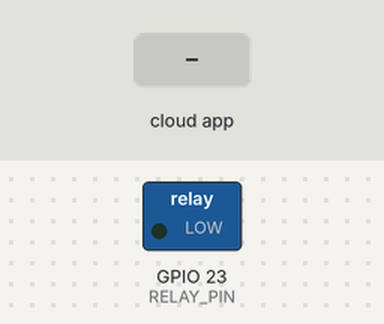
Simulated run of this sketch. Board: ESP32. Parts: switched loads named in the sketch (green lamp = pin HIGH). The test bench sets the inputs (shaded band). WiFi joins after 1.5 s; servers stay silent unless stated; no MQTT or app messages arrive unless stated; what the sketch prints to the serial monitor is not drawn.

Above: at 2.7 s.
2.8 s: the phone or cloud app sets relay to ON
At 4.1 s:
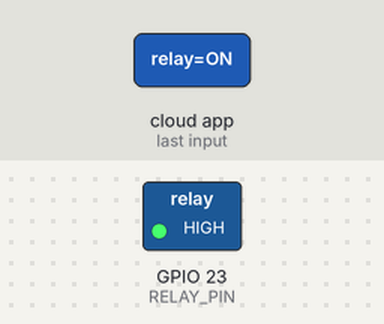
5.8 s: the phone or cloud app sets relay to OFF
At 6.2 s:
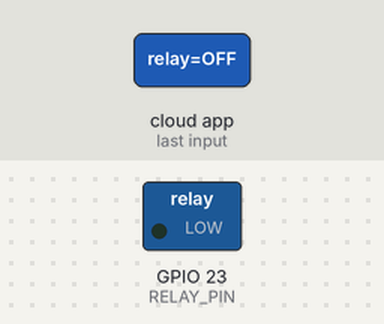
Timing chart, 0 to 8.8 s (numbered marks = the images above; inputs shaded):
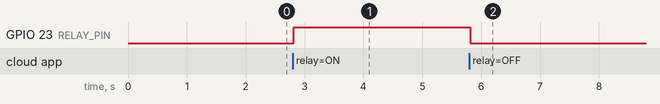

The sketch:

task2_adafruit_mqtt.ino
```cpp
// Task 2 — Adafruit IO Dashboard & MQTT
// The ESP32 subscribes to the Adafruit IO feed "relay" over MQTT. When the
// "Bulb control" dashboard toggle publishes ON / OFF to that feed, the broker
// forwards it here and the relay switches the bulb.
//
// Library: "Adafruit MQTT Library" (Library Manager)

#include <WiFi.h>
#include "Adafruit_MQTT.h"
#include "Adafruit_MQTT_Client.h"

// ================================================
// Wi-Fi
// ================================================
#define WIFI_SSID "YOUR_WIFI_SSID"
#define WIFI_PASS "YOUR_WIFI_PASSWORD"

// ================================================
// Adafruit IO
// ================================================
#define AIO_SERVER     "io.adafruit.com"
#define AIO_SERVERPORT 1883
#define AIO_USERNAME   "YOUR_AIO_USERNAME"
#define AIO_KEY        "YOUR_AIO_KEY"

// ================================================
// RELAY
// ================================================
#define RELAY_PIN 23

// Relay logic
#define RELAY_ON  HIGH
#define RELAY_OFF LOW

WiFiClient client;
Adafruit_MQTT_Client mqtt(&client, AIO_SERVER, AIO_SERVERPORT, AIO_USERNAME, AIO_KEY);

// Feed topics follow the Adafruit IO format: <username>/feeds/<feed-key>
Adafruit_MQTT_Subscribe relayFeed = Adafruit_MQTT_Subscribe(&mqtt, AIO_USERNAME "/feeds/relay");

// Connects (or reconnects) to the Adafruit IO broker
void connectMQTT() {
  if (mqtt.connected()) return;

  Serial.print("Connecting to Adafruit IO... ");
  int8_t ret;
  uint8_t retries = 5;
  while ((ret = mqtt.connect()) != 0) {
    Serial.println(mqtt.connectErrorString(ret));
    Serial.println("Retrying in 5 seconds...");
    mqtt.disconnect();
    delay(5000);
    if (--retries == 0) ESP.restart();
  }
  Serial.println("Connected!");
}

void setBulb(bool on) {
  digitalWrite(RELAY_PIN, on ? RELAY_ON : RELAY_OFF);
  Serial.println(on ? "Bulb -> ON" : "Bulb -> OFF");
}

void setup() {
  Serial.begin(115200);
  pinMode(RELAY_PIN, OUTPUT);
  digitalWrite(RELAY_PIN, RELAY_OFF);

  WiFi.begin(WIFI_SSID, WIFI_PASS);
  Serial.print("Connecting to Wi-Fi");
  while (WiFi.status() != WL_CONNECTED) {
    delay(500);
    Serial.print(".");
  }
  Serial.println("\nWi-Fi connected: " + WiFi.localIP().toString());

  mqtt.subscribe(&relayFeed);
}

void loop() {
  connectMQTT();

  // Wait up to 2 s for a message on any subscribed feed
  Adafruit_MQTT_Subscribe* sub;
  while ((sub = mqtt.readSubscription(2000))) {
    if (sub == &relayFeed) {
      String value = (char*)relayFeed.lastread;
      value.trim();
      Serial.println("Received from feed 'relay': " + value);

      if (value == "ON" || value == "1")       setBulb(true);
      else if (value == "OFF" || value == "0") setBulb(false);
    }
  }

  // Keep the connection alive — Adafruit IO drops idle clients
  if (!mqtt.ping()) mqtt.disconnect();
}
```

Measured:
- after the input at 2.8 s, GPIO 23 (RELAY_PIN): LOW → HIGH at once
- after the input at 5.8 s, GPIO 23 (RELAY_PIN): HIGH → LOW at once
